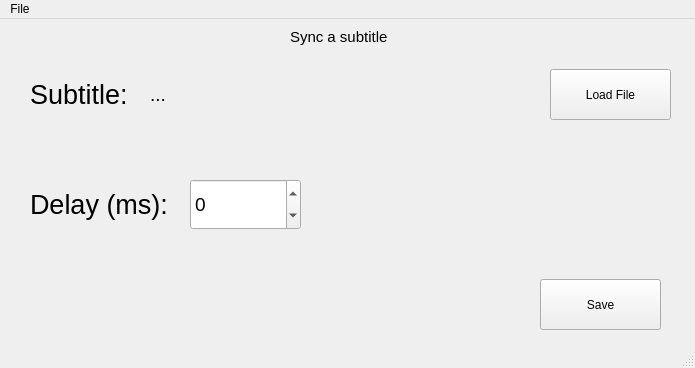
<?xml version="1.0" encoding="UTF-8"?>
<ui version="4.0">
 <class>MainWindow</class>
 <widget class="QMainWindow" name="MainWindow">
  <property name="geometry">
   <rect>
    <x>0</x>
    <y>0</y>
    <width>695</width>
    <height>368</height>
   </rect>
  </property>
  <property name="acceptDrops">
   <bool>true</bool>
  </property>
  <property name="windowTitle">
   <string>Strusion</string>
  </property>
  <widget class="QWidget" name="centralwidget">
   <widget class="QLabel" name="label">
    <property name="geometry">
     <rect>
      <x>30</x>
      <y>40</y>
      <width>111</width>
      <height>71</height>
     </rect>
    </property>
    <property name="font">
     <font>
      <pointsize>20</pointsize>
     </font>
    </property>
    <property name="text">
     <string>Subtitle:</string>
    </property>
   </widget>
   <widget class="QLabel" name="label_path">
    <property name="geometry">
     <rect>
      <x>150</x>
      <y>40</y>
      <width>381</width>
      <height>71</height>
     </rect>
    </property>
    <property name="font">
     <font>
      <pointsize>14</pointsize>
     </font>
    </property>
    <property name="text">
     <string>...</string>
    </property>
    <property name="scaledContents">
     <bool>false</bool>
    </property>
   </widget>
   <widget class="QPushButton" name="button_load">
    <property name="geometry">
     <rect>
      <x>550</x>
      <y>50</y>
      <width>121</width>
      <height>51</height>
     </rect>
    </property>
    <property name="text">
     <string>Load File</string>
    </property>
   </widget>
   <widget class="QSpinBox" name="spinBox">
    <property name="geometry">
     <rect>
      <x>190</x>
      <y>160</y>
      <width>111</width>
      <height>51</height>
     </rect>
    </property>
    <property name="font">
     <font>
      <pointsize>14</pointsize>
     </font>
    </property>
    <property name="wrapping">
     <bool>false</bool>
    </property>
    <property name="accelerated">
     <bool>true</bool>
    </property>
    <property name="showGroupSeparator" stdset="0">
     <bool>false</bool>
    </property>
    <property name="minimum">
     <number>-999999999</number>
    </property>
    <property name="maximum">
     <number>999999999</number>
    </property>
   </widget>
   <widget class="QLabel" name="label_3">
    <property name="geometry">
     <rect>
      <x>30</x>
      <y>150</y>
      <width>141</width>
      <height>71</height>
     </rect>
    </property>
    <property name="font">
     <font>
      <pointsize>20</pointsize>
     </font>
    </property>
    <property name="text">
     <string>Delay (ms):</string>
    </property>
   </widget>
   <widget class="QLabel" name="label_4">
    <property name="geometry">
     <rect>
      <x>290</x>
      <y>10</y>
      <width>101</width>
      <height>16</height>
     </rect>
    </property>
    <property name="font">
     <font>
      <pointsize>11</pointsize>
     </font>
    </property>
    <property name="text">
     <string>Sync a subtitle</string>
    </property>
   </widget>
   <widget class="QPushButton" name="button_run">
    <property name="geometry">
     <rect>
      <x>540</x>
      <y>260</y>
      <width>121</width>
      <height>51</height>
     </rect>
    </property>
    <property name="text">
     <string>Save</string>
    </property>
   </widget>
  </widget>
  <widget class="QStatusBar" name="statusbar"/>
  <widget class="QMenuBar" name="menubar">
   <property name="geometry">
    <rect>
     <x>0</x>
     <y>0</y>
     <width>695</width>
     <height>21</height>
    </rect>
   </property>
   <widget class="QMenu" name="menuFIle">
    <property name="title">
     <string>File</string>
    </property>
    <addaction name="actionOpen"/>
   </widget>
   <addaction name="menuFIle"/>
  </widget>
  <action name="actionOpen">
   <property name="text">
    <string>Open</string>
   </property>
   <property name="statusTip">
    <string>Load a subtitle</string>
   </property>
   <property name="shortcut">
    <string>Ctrl+O</string>
   </property>
  </action>
 </widget>
 <resources/>
 <connections/>
</ui>
